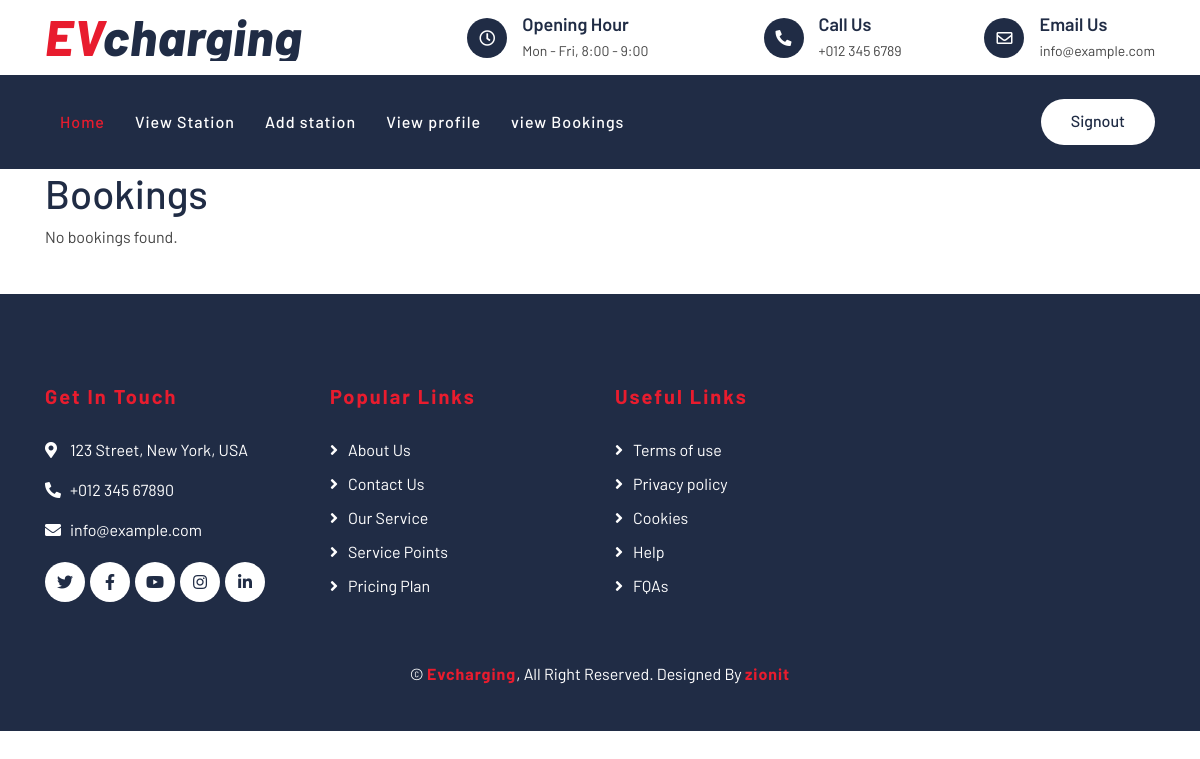
The app's page /bookings/ (signed in), older data.
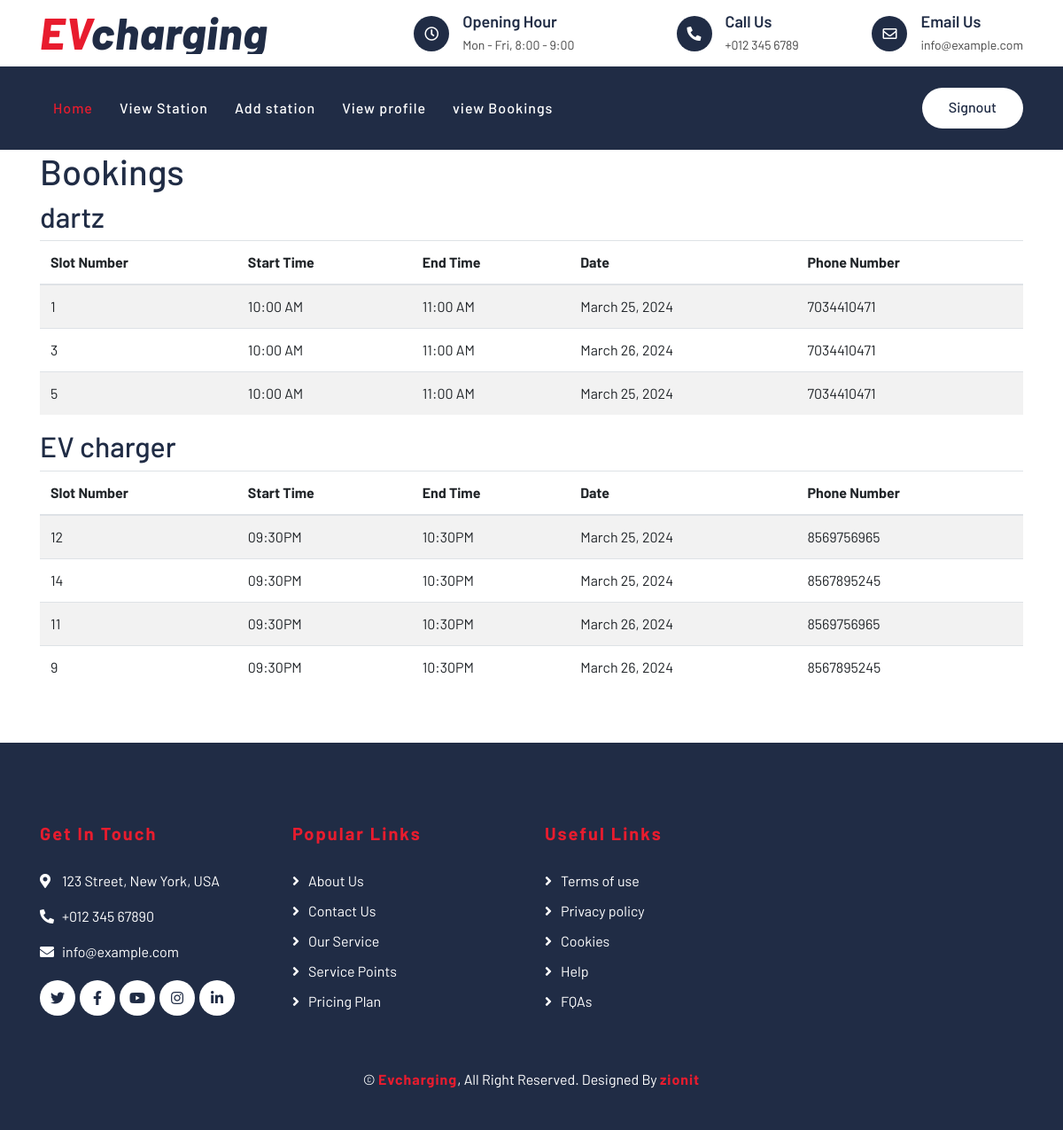
The same page, newer data.
### users_app/models.py (models this page shows)
class Booking(models.Model):
    user = models.ForeignKey(User, on_delete=models.CASCADE, null=True)
    station = models.ForeignKey(Station, on_delete=models.CASCADE, related_name='bookings', null=True)
    slot_number = models.IntegerField(null=True)  # Modified
    start_time = models.CharField(max_length=10,null=True)
    end_time = models.CharField(max_length=10,null=True)
    date = models.DateField(null=True)
    phone_number = models.CharField(max_length=15)
    booked_by = models.ForeignKey(User, on_delete=models.CASCADE, related_name='booked_items', null=True)
    status = models.CharField(max_length=20, default='Pending')

### station_app/models.py (models this page shows)
class Station(models.Model):
    station_ID=models.AutoField(primary_key=True)
    station_name=models.CharField(max_length=200)
    station_address=models.CharField(max_length=200)
    station_price=models.CharField(max_length=200)
    station_phone=models.CharField(max_length=200)
    station_email=models.EmailField(max_length=200)
    station_caption=models.CharField(max_length=200)
    station_image=models.ImageField(null=True ,blank=True,upload_to="simages")
    station_area=models.CharField(max_length=200)
    slots=models.IntegerField(null=True,blank=True)

### station_app/views.py (the view)
# urls.py: path('bookings/', views.bookings, name='bookings'),
@login_required
def bookings(request):
    user_bookings = Booking.objects.select_related('station').all()
    grouped_bookings = {}
    for booking in user_bookings:
        station_name = booking.station.station_name
        if station_name not in grouped_bookings:
            grouped_bookings[station_name] = []
        grouped_bookings[station_name].append(booking)
    return render(request, "station/booking.html", {'grouped_bookings': grouped_bookings})

### templates/station/booking.html
{% extends "station/details.html" %}
{% load static %}
{% block content %}
<div class="container">
    <h1>Bookings</h1>
    {% if grouped_bookings %}
        {% for station_name, bookings in grouped_bookings.items %}
            <h2>{{ station_name }}</h2>
            <div class="table-responsive">
                <table class="table table-striped">
                    <thead>
                        <tr>
                            <th>Slot Number</th>
                            <th>Start Time</th>
                            <th>End Time</th>
                            <th>Date</th>
                            <th>Phone Number</th>
                        </tr>
                    </thead>
                    <tbody>
                        {% for booking in bookings %}
                            <tr>
                                <td>{{ booking.slot_number }}</td>
                                <td>{{ booking.start_time }}</td>
                                <td>{{ booking.end_time }}</td>
                                <td>{{ booking.date }}</td>
                                <td>{{ booking.phone_number }}</td>
                            </tr>
                        {% endfor %}
                    </tbody>
                </table>
            </div>
        {% endfor %}
    {% else %}
        <p>No bookings found.</p>
    {% endif %}
</div>
{% endblock %}

### templates/station/details.html (shortened to what this page needs)
{%load static%}
<!DOCTYPE html>
<html lang="en">
    <head>
        <link href="https://stackpath.bootstrapcdn.com/bootstrap/4.4.1/css/bootstrap.min.css" rel="stylesheet">
        <link href="https://cdnjs.cloudflare.com/ajax/libs/font-awesome/5.10.0/css/all.min.css" rel="stylesheet">
        <link href="{%static '/lib/flaticon/font/flaticon.css' %}" rel="stylesheet">
        <link href="{%static '/lib/animate/animate.min.css' %}" rel="stylesheet">
        <link href="{%static '/lib/owlcarousel/assets/owl.carousel.min.css' %}" rel="stylesheet">
        <link href="{%static '/css/style.css' %}" rel="stylesheet">
    </head>
    <body>
        <div class="top-bar">
            <div class="container">
                <div class="row align-items-center">
                    <div class="col-lg-4 col-md-12">
                        <div class="logo">
                            <a href="index.html">
                                <h1>EV<span>charging</span></h1>
                            </a>
                        </div>
                    </div>
                    <div class="col-lg-8 col-md-7 d-none d-lg-block">
                        <div class="row">
                            <div class="col-4">
                                <div class="top-bar-item">
                                    <div class="top-bar-icon">
                                        <i class="far fa-clock"></i>
                                    </div>
                                    <div class="top-bar-text">
                                        <h3>Opening Hour</h3>
                                        <p>Mon - Fri, 8:00 - 9:00</p>
                                    </div>
                                </div>
                            </div>
                            <div class="col-4">
                                <div class="top-bar-item">
                                    <div class="top-bar-icon">
                                        <i class="fa fa-phone-alt"></i>
                                    </div>
                                    <div class="top-bar-text">
                                        <h3>Call Us</h3>
                                        <p>+012 345 6789</p>
                                    </div>
                                </div>
                            </div>
                            <div class="col-4">
                                <div class="top-bar-item">
                                    <div class="top-bar-icon">
                                        <i class="far fa-envelope"></i>
                                    </div>
                                    <div class="top-bar-text">
                                        <h3>Email Us</h3>
                                        <p>info@example.com</p>
                                    </div>
                                </div>
                            </div>
                        </div>
                    </div>
                </div>
            </div>
        </div>
        <div class="nav-bar">
            <div class="container">
                <nav class="navbar navbar-expand-lg bg-dark navbar-dark">
                    <div class="collapse navbar-collapse justify-content-between" id="navbarCollapse">
                        <div class="navbar-nav mr-auto">
                            <a href="{%url 'index' %}" class="nav-item nav-link active">Home</a>
                            <a href="{%url 'view_stations' %}" class="nav-item nav-link">View Station</a>
                            <a href="{%url 'add_station' %}" class="nav-item nav-link">Add station</a>
                            <a href="{%url 'station_profiles' %}" class="nav-item nav-link">View profile</a>
                            <a href="{%url 'bookings' %}" class="nav-item nav-link">view Bookings</a>
                        </div>
                        <div class="ml-auto">
                            <a class="btn btn-custom" href="{%url 'stationsignout' %}">Signout</a>
                        </div>
                    </div>
                </nav>
            </div>
        </div>
{%block content%}{%endblock%}
  <div class="footer">
    <div class="container">
        <div class="row">
            <div class="col-lg-3 col-md-6">
                <div class="footer-contact">
                    <h2>Get In Touch</h2>
                    <p><i class="fa fa-map-marker-alt"></i>123 Street, New York, USA</p>
                    <p><i class="fa fa-phone-alt"></i>+012 345 67890</p>
                    <p><i class="fa fa-envelope"></i>info@example.com</p>
                    <div class="footer-social">
                        <a class="btn" href=""><i class="fab fa-twitter"></i></a>
                        <a class="btn" href=""><i class="fab fa-facebook-f"></i></a>
                        <a class="btn" href=""><i class="fab fa-youtube"></i></a>
                        <a class="btn" href=""><i class="fab fa-instagram"></i></a>
                        <a class="btn" href=""><i class="fab fa-linkedin-in"></i></a>
                    </div>
                </div>
            </div>
            <div class="col-lg-3 col-md-6">
                <div class="footer-link">
                    <h2>Popular Links</h2>
                    <a href="">About Us</a>
                    <a href="">Contact Us</a>
                    <a href="">Our Service</a>
                    <a href="">Service Points</a>
                    <a href="">Pricing Plan</a>
                </div>
            </div>
            <div class="col-lg-3 col-md-6">
                <div class="footer-link">
                    <h2>Useful Links</h2>
                    <a href="">Terms of use</a>
                    <a href="">Privacy policy</a>
                    <a href="">Cookies</a>
                    <a href="">Help</a>
                    <a href="">FQAs</a>
                </div>
            </div>
        </div>
    </div>
    <div class="container copyright">
        <p>&copy; <a href="#">Evcharging</a>, All Right Reserved. Designed By <a href="https://htmlcodex.com">zionit</a></p>
    </div>
</div>
</body>
</html>

### static/css/style.css (style rules this page uses)
body { color: #444444; font-weight: 400; background: #ffffff; font-family: 'Barlow', sans-serif; }
h1, h2, h3, h4, h5, h6 { color: #202C45; }
a { color: #202C45; transition: .3s; }
.btn.btn-custom { padding: 10px 30px 12px 30px; text-align: center; font-size: 16px; font-weight: 500; color: #ffffff; background: #E81C2E; border: none; border-radius: 60px; box-shadow: inset 0 0 0 0 #202C45; transition: ease-out 0.5s; -webkit-transition: ease-out 0.5s; -moz-transition: ease-out 0.5s; }
.top-bar { position: relative; height: 75px; display: flex; align-items: center; background: #ffffff; }
.top-bar .logo { text-align: left; overflow: hidden; }
.top-bar .logo h1 { margin: -4px 0 0 0; color: #E81C2E; font-size: 50px; line-height: 50px; font-weight: 800; letter-spacing: 1px; font-style: italic; }
.top-bar .logo h1 span { color: #202C45; }
.top-bar .top-bar-item { display: flex; align-items: center; justify-content: flex-end; }
.top-bar .top-bar-icon { width: 40px; height: 40px; display: flex; align-items: center; justify-content: center; background: #202C45; border-radius: 40px; }
.top-bar .top-bar-icon i { margin: 0; color: #ffffff; font-size: 16px; }
.top-bar .top-bar-text { padding-left: 15px; }
.top-bar .top-bar-text h3 { margin: 0 0 5px 0; font-size: 18px; font-weight: 600; }
.top-bar .top-bar-text p { margin: 0; font-size: 14px; font-weight: 400; }
.nav-bar { position: relative; background: #202C45; }
.nav-bar .navbar { padding: 20px 0; background: #202C45 !important; transition: .3s; }
.navbar-dark .navbar-nav .nav-link, .navbar-dark .navbar-nav .nav-link:focus, .navbar-dark .navbar-nav .nav-link:hover, .navbar-dark .navbar-nav .nav-link.active { color: #ffffff; padding: 15px; font-weight: 500; letter-spacing: 1px; }
.navbar-dark .navbar-nav .nav-link:hover, .navbar-dark .navbar-nav .nav-link.active { color: #E81C2E; }
.nav-bar .btn.btn-custom { color: #202C45; background: #ffffff; box-shadow: inset 0 0 0 0 #E81C2E; }
.footer { position: relative; margin-top: 45px; padding-top: 90px; background: #202C45; }
.footer .footer-contact, .footer .footer-link, .footer .footer-newsletter { position: relative; margin-bottom: 45px; color: #ffffff; }
.footer .footer-contact h2, .footer .footer-link h2, .footer .footer-newsletter h2 { margin-bottom: 30px; font-size: 20px; font-weight: 700; letter-spacing: 2px; color: #E81C2E; }
.footer .footer-link a { display: block; margin-bottom: 10px; color: #ffffff; transition: .3s; }
.footer .footer-link a::before { position: relative; content: "\f105"; font-family: "Font Awesome 5 Free"; font-weight: 900; margin-right: 10px; }
.footer .footer-contact p i { width: 25px; }
.footer .footer-social { position: relative; margin-top: 20px; display: flex; }
.footer .footer-social a { width: 40px; height: 40px; display: flex; align-items: center; justify-content: center; color: #202C45; background: #ffffff; border-radius: 40px; margin-right: 5px; transition: .5s; }
.footer .footer-social a:last-child { margin: 0; }
.footer .copyright { text-align: center; padding-top: 15px; padding-bottom: 45px; }
.footer .copyright p { margin: 0; color: #ffffff; }
.footer .copyright p a { color: #E81C2E; font-weight: 700; letter-spacing: 1px; }

Row changes from the older to the newer data that the page shows:
added Booking: station_name "dartz", slot_number "1", start_time "10:00 AM", end_time "11:00 AM", date "March 25, 2024", phone_number "7034410471"
added Booking: slot_number "3", start_time "10:00 AM", end_time "11:00 AM", date "March 26, 2024", phone_number "7034410471", shown under "dartz"
added Booking: slot_number "5", start_time "10:00 AM", end_time "11:00 AM", date "March 25, 2024", phone_number "7034410471", shown under "dartz"
added Booking: station_name "EV charger", slot_number "12", start_time "09:30PM", end_time "10:30PM", date "March 25, 2024", phone_number "8569756965"
added Booking: slot_number "14", start_time "09:30PM", end_time "10:30PM", date "March 25, 2024", phone_number "8567895245", shown under "EV charger"
added Booking: slot_number "11", start_time "09:30PM", end_time "10:30PM", date "March 26, 2024", phone_number "8569756965", shown under "EV charger"
added Booking: slot_number "9", start_time "09:30PM", end_time "10:30PM", date "March 26, 2024", phone_number "8567895245", shown under "EV charger"
Text that changed along with them:
text no longer shown: "No bookings found."
